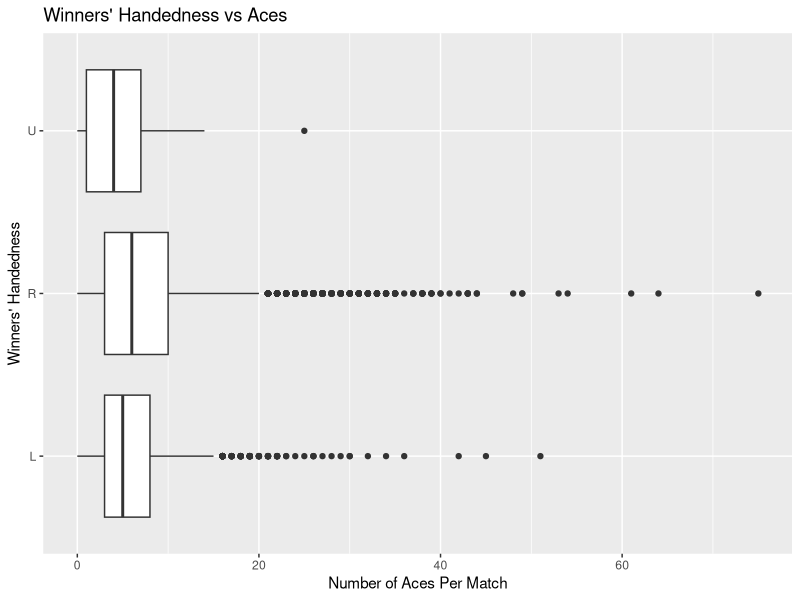
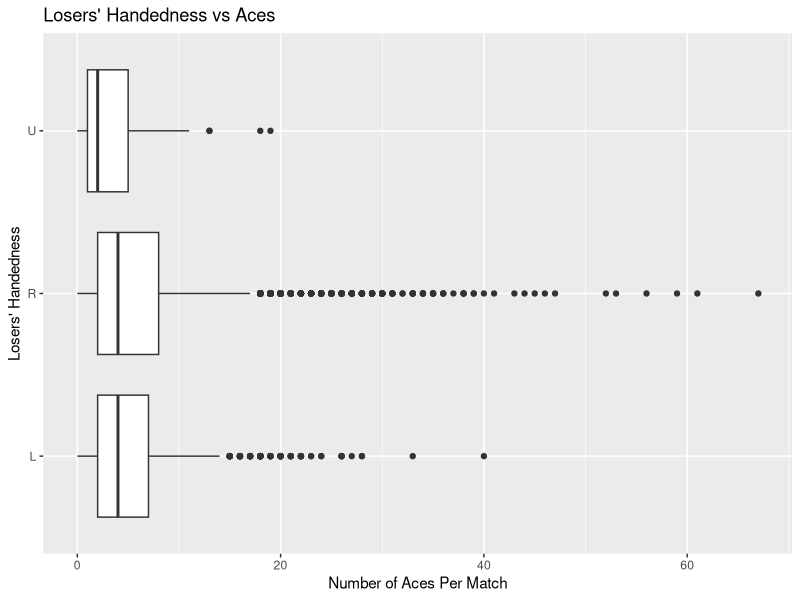
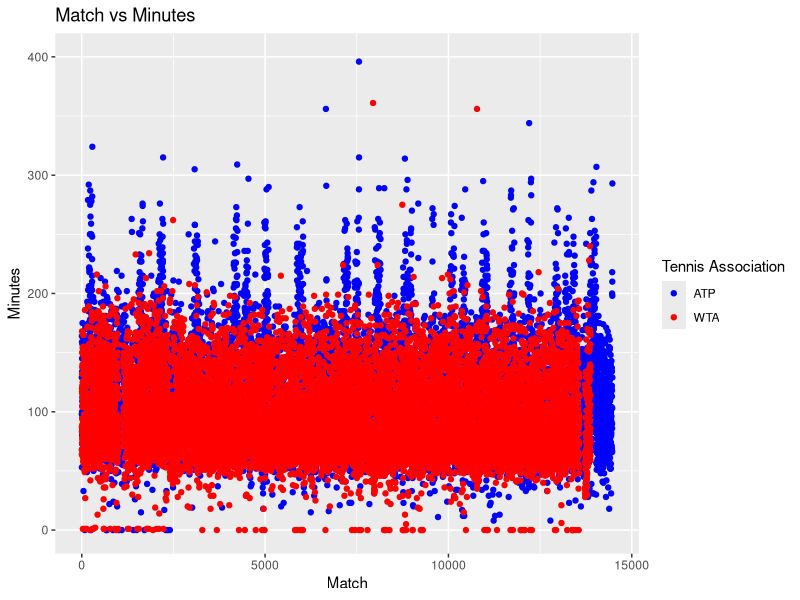
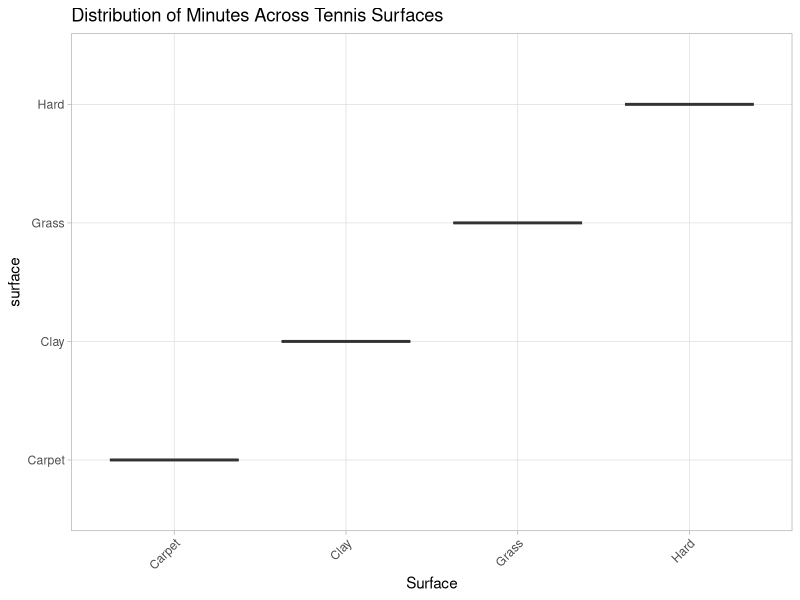
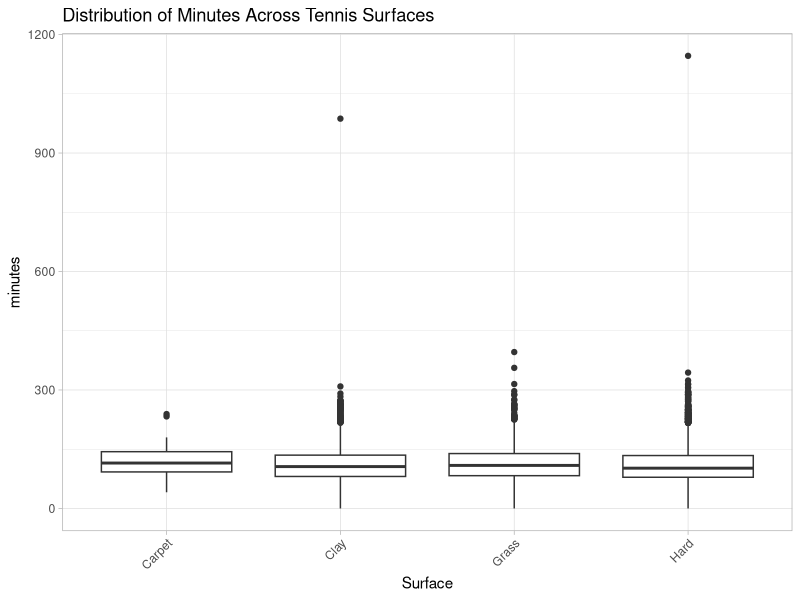
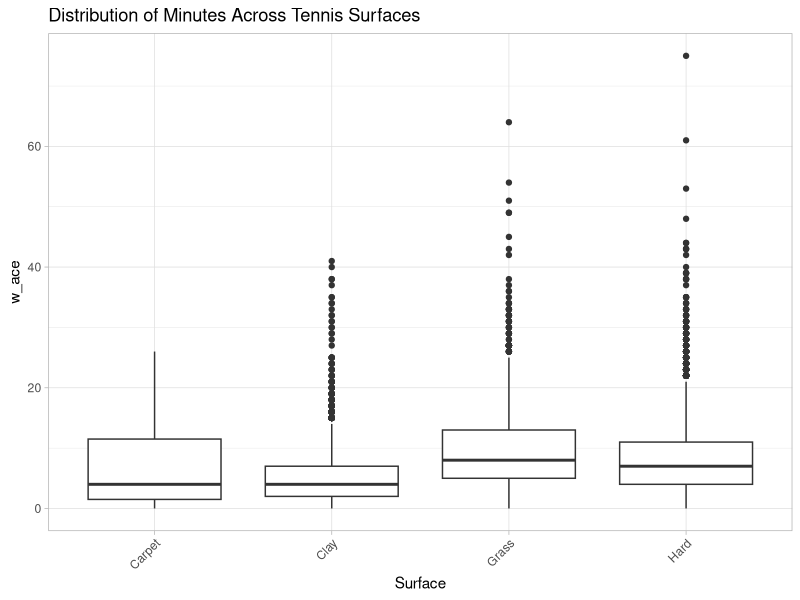
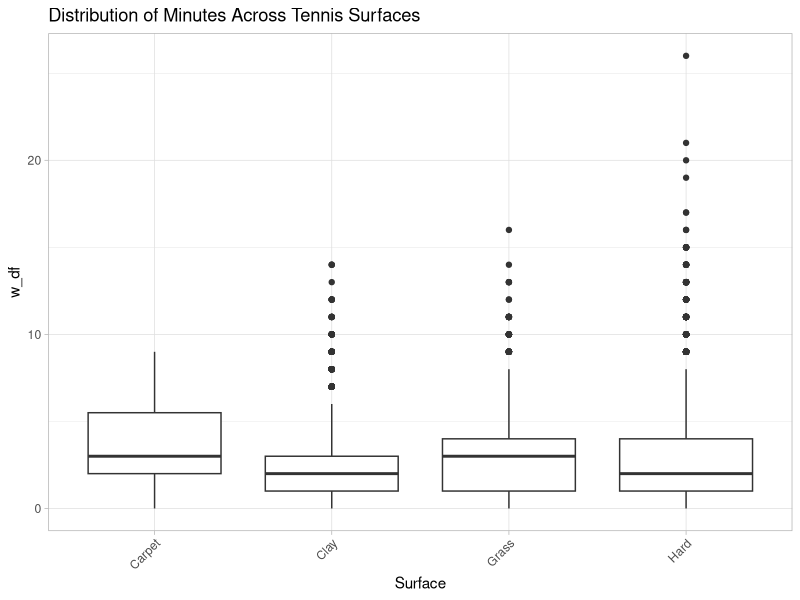
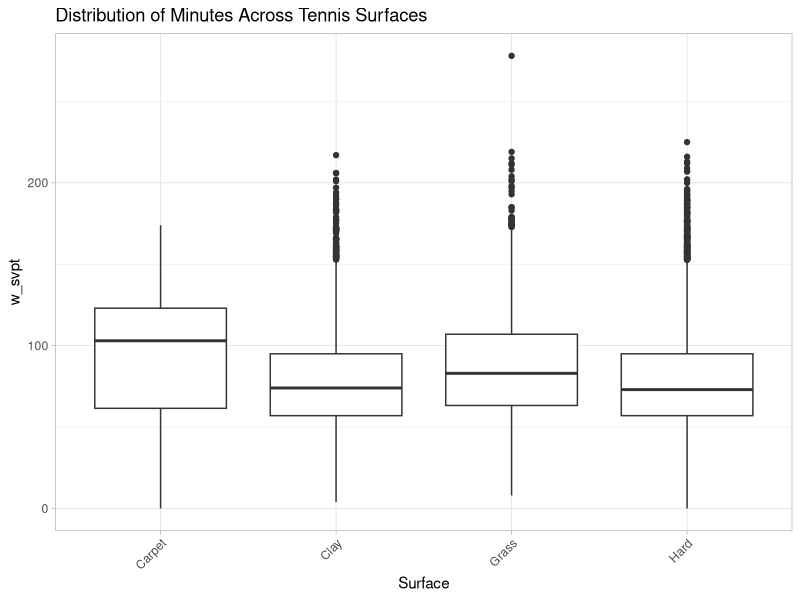

The R source for these figures, in order:
## ---- chunk 1
knitr::opts_chunk$set(echo = TRUE)
library(tidyverse)
library(readr)
library(ggplot2)
library(dplyr)

# Import Data Below
ATP <- read_csv("ATP2016-2019and2022.csv", show_col_types = FALSE)
WTA <- read_csv("WTA2016-2019and2022.csv", show_col_types = FALSE)
## ---- chunk 2
ggplot(data = ATP %>% filter(!is.na(winner_hand)), mapping = aes(x = w_ace, y = winner_hand)) +
         geom_boxplot() +xlab("Number of Aces Per Match")+ylab("Winners' Handedness")+ggtitle("Winners' Handedness vs Aces")

ggplot(data = ATP %>% filter(!is.na(loser_hand)), mapping = aes(x = l_ace, y = loser_hand)) +
        geom_boxplot() + xlab("Number of Aces Per Match")+ylab("Losers' Handedness")+ggtitle("Losers' Handedness vs Aces")
## ---- chunk 3
library(knitr)
ggplot() + 
  geom_point(data = ATP, mapping = aes(x=...1, y=minutes, color = "ATP")) +
  geom_point(data = WTA, mapping = aes(x=...1, y=minutes, color ="WTA")) +
  xlab("Match")+ylab("Minutes")+ggtitle("Match vs Minutes") +
  scale_color_manual(values=c("Blue","Red")) +
  guides(color=guide_legend(title="Tennis Association")) +
  ylim(0,400)

ATP %>% summarize(ATP_Average_Minutes = mean(na.omit(ATP$minutes)), ATP_Minutes_Variance = var(na.omit(ATP$minutes))) %>% kable()

WTA %>% summarize(WTA_Average_Minutes = mean(na.omit(WTA$minutes)), WTA_Minutes_Variance = var(na.omit(WTA$minutes))) %>% kable()
## ---- chunk 4
atp<-ATP[!ATP$surface=="carpet",]
atp_new <- atp[, c("surface", "minutes", "w_ace", "w_df", "w_svpt", "w_1stIn", "w_1stWon", "w_2ndWon", "w_SvGms", "w_bpSaved", "w_bpFaced",
                        "l_ace", "l_df", "l_svpt", "l_1stIn", "l_1stWon", "l_2ndWon", "l_SvGms", "l_bpSaved", "l_bpFaced")]

var<- c("surface", "minutes", "w_ace", "w_df", "w_svpt", "w_1stIn", "w_1stWon", "w_2ndWon", "w_SvGms", "w_bpSaved", "w_bpFaced",
                        "l_ace", "l_df", "l_svpt", "l_1stIn", "l_1stWon", "l_2ndWon", "l_SvGms", "l_bpSaved", "l_bpFaced")

for (i in 1:length(var)){
  p <- ggplot(atp_new, aes_string(x = "surface", y = var[i])) + 
    geom_boxplot() +
    labs(title = "Distribution of Minutes Across Tennis Surfaces", y = var[i], x = "Surface") +
    theme_light() +
    theme(axis.text.x = element_text(angle = 45, hjust = 1))
  print(p)
}

## ---- chunk 5
atp$total_ace <- atp$w_ace + atp_new$l_ace
atp<-atp[!atp$surface=="carpet",]

ggplot(atp, aes(x=total_ace, y = minutes))+
  geom_point()+
  geom_smooth(method = 'lm')

ggplot(atp, aes(x=total_ace, y = minutes, color=surface))+
  geom_point()+
  geom_smooth(method = "lm")+
  coord_cartesian(xlim = c(NA, 100), ylim = c(NA, 600))

ggplot(atp, aes(x=w_ace, y = minutes))+
  geom_point()+
  geom_smooth(method = 'lm')

ggplot(atp, aes(x=l_ace, y = minutes))+
  geom_point()+
  geom_smooth(method = 'lm')
## ---- chunk 6
duration_WTA = WTA %>%
  mutate(tourney_name2 = ifelse(str_detect(tourney_name, "Fed Cup|BJK Cup"), "Fed/BJK Cup", tourney_name)) %>%
  mutate(tourney_name2 = str_replace_all(tourney_name2, "US open", "US Open")) %>%
  filter(tourney_name2 %in% c("Australian Open", "Wimbledon", "US Open", "Indian Wells", "Miami", "Rome", "Olympics", "Dubai", "Madrid", "Fed/BJK Cup")) %>%
  filter(minutes < 275)
  
ggplot(data = duration_WTA, aes(x = reorder(tourney_name2, minutes), y = minutes)) +
  geom_boxplot() +
  labs(title = "WTA Match Duration Distribution Across Popular Tournaments",
       x = "Tournament",
       y = "Match Duration (minutes)") + 
  theme(axis.text.x = element_text(angle = 45, hjust = 1))

duration_ATP = ATP %>%
  mutate(tourney_name2 = ifelse(str_detect(tourney_name, "Fed Cup|BJK Cup"), "Fed/BJK Cup", tourney_name)) %>%
  mutate(tourney_name2 = str_replace_all(tourney_name2, "US open", "US Open")) %>%
  filter(tourney_name2 %in% c("Australian Open", "Wimbledon", "US Open", "Indian Wells", "Miami", "Rome", "Olympics", "Dubai", "Madrid", "Fed/BJK Cup")) %>%
  filter(minutes < 275)
  
ggplot(data = duration_ATP, aes(x = reorder(tourney_name2, minutes), y = minutes)) +
  geom_boxplot() +
  labs(title = "ATP Match Duration Distribution Across Popular Tournaments",
       x = "Tournament",
       y = "Match Duration (minutes)") + 
  theme(axis.text.x = element_text(angle = 45, hjust = 1))
## ---- chunk 7
prop_winners_WTA = WTA %>%
  group_by(winner_ioc, surface) %>%
  summarize(count = n()) %>%
  group_by(surface) %>%
  mutate(proportion = count / sum(count)) %>%
  top_n(10, wt = count) %>%
  ungroup()

ggplot(prop_winners_WTA, aes(x = surface, y = proportion, fill = fct_reorder(winner_ioc, proportion))) +
  geom_bar(stat = "identity") +
  labs(title = "WTA Top 10 Countries with Most Wins on Different Surfaces",
       x = "Surface",
       y = "Proportion of Wins") +
  theme(axis.text.x = element_text(angle = 45, hjust = 1)) +
  guides(fill = guide_legend(title = "Countries"))

prop_winners_ATP = ATP %>%
  group_by(winner_ioc, surface) %>%
  summarize(count = n()) %>%
  group_by(surface) %>%
  mutate(proportion = count / sum(count)) %>%
  top_n(10, wt = count) %>%
  ungroup()

ggplot(prop_winners_ATP, aes(x = surface, y = proportion, fill = fct_reorder(winner_ioc, proportion))) +
  geom_bar(stat = "identity") +
  labs(title = "ATP Top 10 Countries with Most Wins on Different Surfaces",
       x = "Surface",
       y = "Proportion of Wins") +
  theme(axis.text.x = element_text(angle = 45, hjust = 1)) +
  guides(fill = guide_legend(title = "Countries"))

freq_winners_WTA = WTA %>%
  group_by(winner_ioc, surface) %>%
  summarize(count = n()) %>%
  group_by(surface) %>%
  top_n(10, wt = count) %>%
  ungroup()

ggplot(freq_winners_WTA, aes(x = surface, y = count, fill = fct_reorder(winner_ioc, count))) +
  geom_bar(stat = "identity", position = "dodge") +
  labs(title = "WTA Top 10 Countries with Most Wins on Different Surfaces",
       x = "Surface",
       y = "Number of Wins") + 
  theme(axis.text.x = element_text(angle = 45, hjust = 1)) +
  guides(fill = guide_legend(title = "Countries"))

freq_winners_ATP = ATP %>%
  group_by(winner_ioc, surface) %>%
  summarize(count = n()) %>%
  group_by(surface) %>%
  top_n(10, wt = count) %>%
  ungroup()

ggplot(freq_winners_ATP, aes(x = surface, y = count, fill = fct_reorder(winner_ioc, count))) +
  geom_bar(stat = "identity", position = "dodge") +
  labs(title = "ATP Top 10 Countries with Most Wins on Different Surfaces",
       x = "Surface",
       y = "Number of Wins") + 
  theme(axis.text.x = element_text(angle = 45, hjust = 1)) +
  guides(fill = guide_legend(title = "Countries"))

prop_loser_WTA = WTA %>%
  group_by(loser_ioc, surface) %>%
  summarize(count = n()) %>%
  group_by(surface) %>%
  mutate(proportion = count / sum(count)) %>%
  top_n(10, wt = count) %>%
  ungroup()

ggplot(prop_loser_WTA, aes(x = surface, y = proportion, fill = fct_reorder(loser_ioc, proportion))) +
  geom_bar(stat = "identity") +
  labs(title = "Top 10 Countries with Most Losses on Each Surface",
       x = "Surface",
       y = "Proportion of Losses",
       colour = "Country") +
  theme(axis.text.x = element_text(angle = 45, hjust = 1)) +
  guides(fill = guide_legend(title = "Countries"))

prop_loser_ATP = ATP %>%
  group_by(loser_ioc, surface) %>%
  summarize(count = n()) %>%
  group_by(surface) %>%
  mutate(proportion = count / sum(count)) %>%
  top_n(10, wt = count) %>%
  ungroup()

ggplot(prop_loser_ATP, aes(x = surface, y = proportion, fill = fct_reorder(loser_ioc, proportion))) +
  geom_bar(stat = "identity") +
  labs(title = "ATP Top 10 Countries with Most Losses on Each Surface",
       x = "Surface",
       y = "Proportion of Losses",
       colour = "Country") +
  theme(axis.text.x = element_text(angle = 45, hjust = 1)) +
  guides(fill = guide_legend(title = "Countries"))

freq_losers_WTA = WTA %>%
  group_by(loser_ioc, surface) %>%
  summarize(count = n()) %>%
  group_by(surface) %>%
  top_n(10, wt = count) %>%
  ungroup()

ggplot(freq_losers_WTA, aes(x = surface, y = count, fill = fct_reorder(loser_ioc, count))) +
  geom_bar(stat = "identity", position = "dodge") +
  labs(title = "WTA Top 10 Countries with Most Losses on Each Surface",
       x = "Surface",
       y = "Number of Losses",
       colour = "Country") +
  theme(axis.text.x = element_text(angle = 45, hjust = 1)) +
  guides(fill = guide_legend(title = "Countries"))

freq_losers_ATP = ATP %>%
  group_by(loser_ioc, surface) %>%
  summarize(count = n()) %>%
  group_by(surface) %>%
  top_n(10, wt = count) %>%
  ungroup()

ggplot(freq_losers_ATP, aes(x = surface, y = count, fill = fct_reorder(loser_ioc, count))) +
  geom_bar(stat = "identity", position = "dodge") +
  labs(title = "ATP Top 10 Countries with Most Losses on Each Surface",
       x = "Surface",
       y = "Number of Losses",
       colour = "Country") +
  theme(axis.text.x = element_text(angle = 45, hjust = 1)) +
  guides(fill = guide_legend(title = "Countries"))
## ---- chunk 8
#WTA DATA
wta_1 <- WTA %>%
  select(surface, tourney_level, winner_rank_points, loser_rank_points) %>%
  filter(!is.na(surface) & !is.na(tourney_level) & !is.na(winner_rank_points) & !is.na(loser_rank_points)) %>%
  mutate(total_points = winner_rank_points + loser_rank_points, 
         tourney_level = factor(tourney_level, levels=c("G", "F", "D", "I", "P")))

ggplot(wta_1, aes(x = tourney_level, y = total_points, fill = tourney_level)) +
  geom_boxplot() +
  labs(x = "Tournament Level", y = "Player Rank Points", title = "Distribution of Points by WTA Tournament Level") +
  scale_fill_manual(values = c("G" = "red", "F" = "green", "D" = "blue", "I" = "orange", "P" = "purple"),
                    labels = c("Grand Slam", "Forth Worth Finals", "Billy Jean King Cup", "WTA 100", "WTA 500")) +
  theme_minimal()

#ATP DATA
atp_1 <- ATP %>%
  select(surface, tourney_level, winner_rank_points, loser_rank_points) %>%
  filter(!is.na(surface) & !is.na(tourney_level) & !is.na(winner_rank_points) & !is.na(loser_rank_points)) %>%
  mutate(total_points = winner_rank_points + loser_rank_points,
         tourney_level = factor(tourney_level, levels = c("F", "G", "A", "M", "D")))

ggplot(atp_1, aes(x = tourney_level, y = total_points, fill = tourney_level)) +
  geom_boxplot() +
  labs(x = "Tournament Level", y = "Player Rank Points", title = "Distribution of Points by ATP Tournament Level") +
  scale_fill_manual(values = c("F" = "orange", "G" = "green", "A" = "red", "M" = "blue", "D" = "purple"),
                    labels = c("Tour Finals", "Grand Slam", "ATP Cup", "Masters 1000", "Davis Cup")) +
  theme_minimal()
## ---- chunk 9
wta_2 <- WTA %>%
  mutate(tourney_level = case_when(
    tourney_level == "D" ~ "Davis Cup",
    tourney_level == "F" ~ "Forth Worth Finals",
    tourney_level == "G" ~ "Grand Slam",
    tourney_level == "I" ~ "Masters 1000",
    tourney_level == "P" ~ "WTA 500"
  )) %>%
  select(tourney_level, winner_rank, loser_rank) %>%
  group_by(tourney_level) %>%
  summarise(mean_winner_rank = mean(winner_rank, na.rm = TRUE),
            mean_loser_rank = mean(loser_rank, na.rm = TRUE),
            sd_winner_rank = sd(winner_rank, na.rm = TRUE),
            sd_loser_rank = sd(loser_rank, na.rm = TRUE))
wta_2

atp_2 <- ATP %>%
  mutate(tourney_level = case_when(
    tourney_level == "F" ~ "Tour Finals",
    tourney_level == "G" ~ "Grand Slam",
    tourney_level == "A" ~ "ATP Cup",
    tourney_level == "M" ~ "Masters 1000",
    tourney_level == "D" ~ "Davis Cup"
  )) %>%
  select(tourney_level, winner_rank, loser_rank) %>%
  group_by(tourney_level) %>%
  summarise(mean_winner_rank = mean(winner_rank, na.rm = TRUE),
            mean_loser_rank = mean(loser_rank, na.rm = TRUE),
            sd_winner_rank = sd(winner_rank, na.rm = TRUE),
            sd_loser_rank = sd(loser_rank, na.rm = TRUE))
atp_2
## ---- chunk 10

ATP.1 <- ATP %>%
  select(winner_ioc, minutes) %>%
  filter(!is.na(winner_ioc) & !is.na(minutes)) %>%
  mutate(winner_ioc = tolower(winner_ioc))

ATP_stats <- ATP.1 %>%
  group_by(winner_ioc) %>%
  summarize(
    avg_duration = mean(minutes),
    matches_played = n()
  )

ATP_stats <- ATP_stats %>%
  arrange(avg_duration)

ggplot(ATP_stats, aes(x = reorder(winner_ioc, -avg_duration), y = avg_duration)) +
  geom_bar(stat = "identity", fill = "skyblue", width = 0.8) +
  labs(
    title = "Average Match Duration by Winner's Country (ATP)",
    x = "Winner's Country",
    y = "Average Duration (minutes)"
  ) +
  theme(axis.text.x = element_text(angle = 90, hjust = 1))


WTA.1 <- WTA %>%
  select(winner_ioc, minutes) %>%
  filter(!is.na(winner_ioc) & !is.na(minutes)) %>%
  mutate(winner_ioc = tolower(winner_ioc))

WTA_stats <- WTA.1 %>%
  group_by(winner_ioc) %>%
  summarize(
    avg_duration = mean(minutes),
    matches_played = n()
  )

WTA_stats <- WTA_stats %>%
  arrange(avg_duration)

ggplot(WTA_stats, aes(x = reorder(winner_ioc, -avg_duration), y = avg_duration)) +
  geom_bar(stat = "identity", fill = "purple", width = 0.8) +
  labs(
    title = "Average Match Duration by Winner's Country (WTA)",
    x = "Winner's Country",
    y = "Average Duration (minutes)"
  ) +
  theme(axis.text.x = element_text(angle = 90, hjust = 1))

## ---- chunk 11
ATP.cj <- ATP %>%
  mutate(rank_diff = winner_rank - loser_rank)

ggplot(ATP.cj, aes(x = rank_diff, y = (minutes/best_of))) +
  geom_point() +
  labs(
    x = "Rank Difference (Winner Rank - Loser Rank)",
    y = "Match Duration (minutes per round)",
    title = "ATP Rank Difference vs. Match Duration"
  )


model_Q2 <- lm(minutes ~ rank_diff, data = ATP.cj)
summary(model_Q2)

WTA.cj <- WTA %>%
  mutate(rank_diff_WTA = winner_rank - loser_rank)

ggplot(WTA.cj , aes(x = rank_diff_WTA, y = (minutes/best_of))) +
  geom_point() +
  labs(
    x = "Rank Difference (Winner Rank - Loser Rank)",
    y = "Match Duration (minutes per round)",
    title = "WTA Rank Difference vs. Match Duration"
  )


model_Q2_WTA <- lm(minutes ~ rank_diff_WTA, data = WTA.cj)
summary(model_Q2_WTA)


## ---- chunk 12
#Q2

winner_averages = ATP %>% select(w_ace, w_df, w_svpt, w_1stIn, w_1stWon, w_2ndWon, w_SvGms, w_bpSaved, w_bpFaced) %>%
  summarize(Avg_w_ace = mean(na.omit(w_ace)), Avg_w_df = mean(na.omit(w_df)), Avg_w_svpt = mean(na.omit(w_svpt)), Avg_w_1stIn = mean(na.omit(w_1stIn)), Avg_w_1stWon = mean(na.omit(w_1stWon)), Avg_w_2ndWon = mean(na.omit(w_2ndWon)), Avg_w_SvGms = mean(na.omit(w_SvGms)), Avg_w_bpSaved = mean(na.omit(w_bpSaved)), Avg_w_bpFaced = mean(na.omit(w_bpFaced)))
 
loser_averages = ATP %>% select(l_ace, l_df, l_svpt, l_1stIn, l_1stWon, l_2ndWon, l_SvGms, l_bpSaved, l_bpFaced) %>%
  summarize(Avg_l_ace = mean(na.omit(l_ace)), Avg_l_df = mean(na.omit(l_df)), Avg_l_svpt = mean(na.omit(l_svpt)), Avg_l_1stIn = mean(na.omit(l_1stIn)), Avg_l_1stWon = mean(na.omit(l_1stWon)), Avg_l_2ndWon = mean(na.omit(l_2ndWon)), Avg_l_SvGms = mean(na.omit(l_SvGms)), Avg_l_bpSaved = mean(na.omit(l_bpSaved)), Avg_l_bpFaced = mean(na.omit(l_bpFaced)))
 
winner_averages %>% kable()
loser_averages %>% kable()

categories <- c("ace", "df", "svpt", "1stIn", "1stWon", "2ndWon", "SvGms", "bpSaved", "bpFaced")
winner_values <- c(winner_averages$Avg_w_ace,winner_averages$Avg_w_df,winner_averages$Avg_w_svpt,winner_averages$Avg_w_1stIn, winner_averages$Avg_w_1stWon, winner_averages$Avg_w_2ndWon, winner_averages$Avg_w_SvGms,winner_averages$Avg_w_bpSaved, winner_averages$Avg_w_bpFaced)
loser_values <- c(loser_averages$Avg_l_ace,loser_averages$Avg_l_df,loser_averages$Avg_l_svpt,loser_averages$Avg_l_1stIn, loser_averages$Avg_l_1stWon, loser_averages$Avg_l_2ndWon, loser_averages$Avg_l_SvGms,loser_averages$Avg_l_bpSaved, loser_averages$Avg_l_bpFaced)
# Assuming you already have winner_values, loser_values, and categories defined
 
# Combine the winner and loser averages into a long format data frame
averages_long <- data.frame(
  Category = rep(categories, times = 2),
  Average = c(winner_values, loser_values),
  Type = rep(c("Winner", "Loser"), each = length(categories))
)
 
# Plot the data
ggplot(averages_long, aes(x = Category, y = Average, fill = Type)) +
  geom_bar(stat = "identity", position = position_dodge(width = 0.7)) +
  labs(title = "Comparison of Winner and Loser Averages",
       x = "Statistical Category", 
       y = "Average Value") +
  scale_fill_manual(values = c("Winner" = "pink", "Loser" = "skyblue")) +
  theme_minimal() +
  theme(axis.text.x = element_text(angle = 45, hjust = 1))
## ---- chunk 13
#Q3

ggplot(ATP.cj, aes(x = rank_diff, y = minutes, color = surface)) +
  geom_point() + geom_smooth(method = "lm", se = FALSE) +
  labs(
    x = "Rank Difference (Winner Rank - Loser Rank)",
    y = "Match Duration (minutes)"
  ) +
  facet_wrap(~surface, scales = "free_y")

mod.1 <- lm(minutes ~ rank_diff, data = ATP.cj)
summary(mod.1)

ggplot(WTA.cj, aes(x = rank_diff_WTA, y = minutes, color = surface)) +
  geom_point() + geom_smooth(method = "lm", se = FALSE) +
  labs(
    x = "Rank Difference (Winner Rank - Loser Rank)",
    y = "Match Duration (minutes)"
  ) + facet_wrap(~surface, scales = "free_y")

mod.2 <- lm(minutes ~ rank_diff_WTA, data = WTA.cj)
summary(mod.2)
